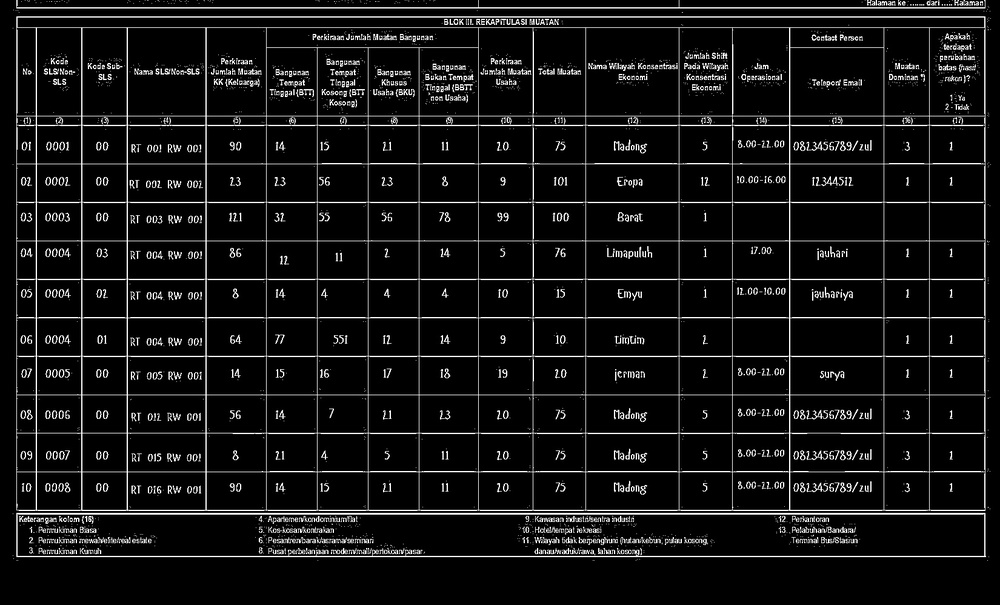
#> input picture experiments/results/stage3_blok3_final.jpg, 1000 x 605 px, shrunk from 1650 x 998 before the run
$ python -i test_adaptive_mapping_ocr.py   (imports and definitions only)
#> lines starting #> are read from the running program, lines starting #| are printed output that depends on the picture; after the words box and inside, x2 and y2 are one past the last pixel; in counts of white or black regions, pixels touching at a corner belong together
#> further down, picture is the input picture: shape (605, 1000, 3); min 0, max 255, mean 19.7
"""
Stage 5 (ADAPTIVE): Full Document OCR + Self-Learning Mapping

Strategy:
1. Run PaddleOCR on full document (get all text with X, Y coordinates)
2. Detect HEADER rows automatically (rows with keywords like "Kode", "Nama", etc.)
3. Extract COLUMN NAMES from header rows based on X position
4. Detect table structure (horizontal & vertical lines)
5. Map data rows to columns using LEARNED column positions
6. Build table with ACTUAL column names from document

This is FULLY ADAPTIVE - works even if table structure changes!
"""

import sys
import time
from pathlib import Path
import cv2
import numpy as np
import json
from collections import defaultdict
import re

# Add project root to path
project_root = Path(__file__).parent.parent.parent
sys.path.insert(0, str(project_root))


# ============================================================================
# STEP 1: Run Full Document OCR
# ============================================================================

class PaddleOCREngine:
    """Singleton PaddleOCR instance"""
    _instance = None

    # [142 lines left out: functions get_instance, run_full_document_ocr, detect_header_rows, learn_column_structure, not called in this run]


# ============================================================================
# STEP 3: Detect Table Lines for Row Boundaries
# ============================================================================

def detect_horizontal_lines(image, min_line_length=None):
    """Detect horizontal lines"""
    if min_line_length is None:
        min_line_length = image.shape[1] // 3
#> min_line_length = 333

    gray = cv2.cvtColor(image, cv2.COLOR_BGR2GRAY)
    binary = cv2.adaptiveThreshold(gray, 255, cv2.ADAPTIVE_THRESH_GAUSSIAN_C,
                                   cv2.THRESH_BINARY_INV, 15, 2)
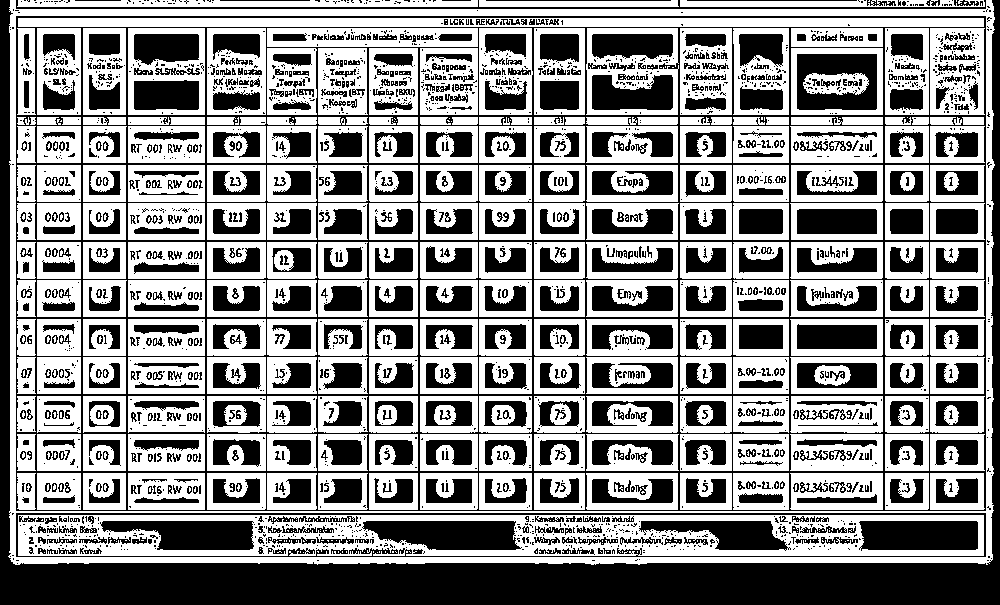
#> binary: shape (605, 1000); 55.6% white; 2378 black regions (1570 under 20 px), largest, box (x1, y1, x2, y2) and area: (0, 0, 1000, 605) 51696, (16, 16, 986, 511) 36307, (362, 521, 522, 550) 3726

    horizontal_kernel = cv2.getStructuringElement(cv2.MORPH_RECT, (min_line_length, 1))
    h_lines = cv2.morphologyEx(binary, cv2.MORPH_OPEN, horizontal_kernel)
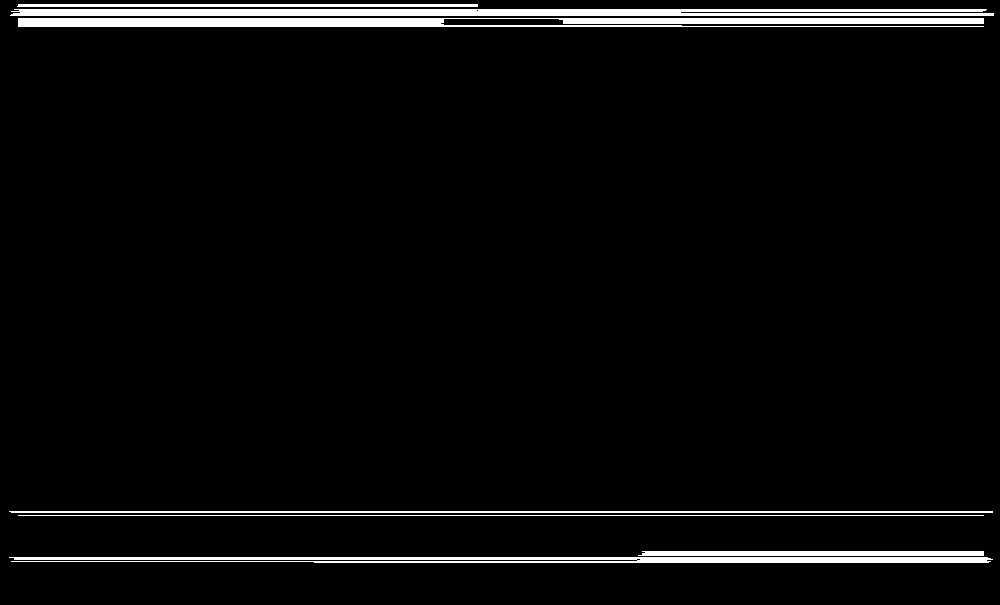
#> h_lines: shape (605, 1000); 4.1% white; 7 white regions

    contours, _ = cv2.findContours(h_lines, cv2.RETR_EXTERNAL, cv2.CHAIN_APPROX_SIMPLE)
#> contours = 7 contours, 1 with area under 20; largest, box (x1, y1, x2, y2) and area: (18, 18, 984, 27) 5740, (10, 9, 994, 16) 5216, (9, 557, 993, 563) 3326, (638, 551, 984, 556) 1360, (9, 511, 993, 513) 982, (17, 4, 478, 7) 918

    y_positions = []
    for cnt in contours:
        x, y, w, h = cv2.boundingRect(cnt)
        if w > min_line_length:
            y_positions.append(y)
#> this loop made 7 passes
#> (x, y, w, h) on passes 1, 2, 4, 5, 6, 7: (9, 557, 984, 6), (638, 551, 346, 5), (9, 511, 984, 2), (18, 18, 966, 9), (10, 9, 984, 7), (17, 4, 461, 3)
#> (cnt, x, y, w, h) on pass 3: ([[18, 515], [983, 515]], 18, 515, 966, 1)
#> after the loop, y_positions = [557, 551, 515, 511, 18, 9, 4]

    return sorted(set(y_positions))


# ============================================================================
# STEP 4: Map Detections to Table
# ============================================================================

# [200 lines left out: functions map_to_table, test_adaptive_mapping_ocr, not called in this run]


# [3 lines not run here, left out]

>>> import cv2
>>> picture = cv2.imread('../results/stage3_blok3_final.jpg')
>>> result = detect_horizontal_lines(picture)
#> result = [4, 9, 18, 511, 515, 551, 557]
